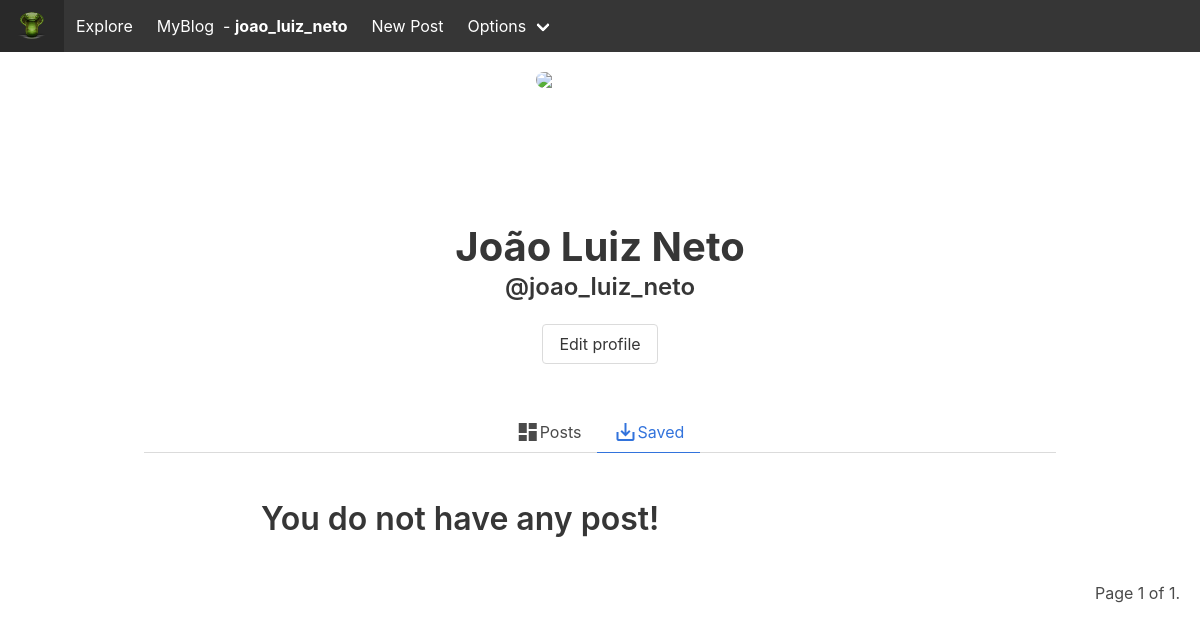
Page /joao_luiz_neto/saved (signed in) on the earlier database version.
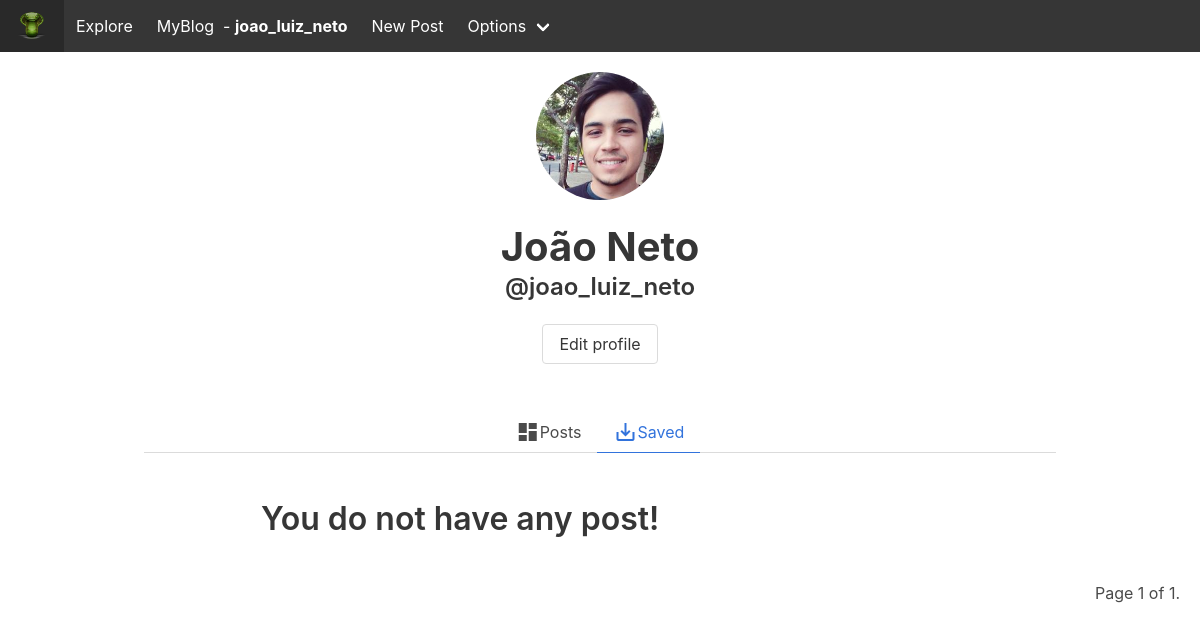
Same page on the later database version.
### authy/models.py (models this page shows, shortened)
class Profile(models.Model):
	user = models.OneToOneField(User, on_delete=models.CASCADE, related_name='profile')
	first_name = models.CharField(max_length=50, null=True, blank=True)
	last_name = models.CharField(max_length=50, null=True, blank=True)
	location = models.CharField(max_length=50, null=True, blank=True)
	url = models.CharField(max_length=80, null=True, blank=True)
	profile_info = models.TextField(max_length=150, null=True, blank=True)
	created = models.DateField(auto_now_add=True)
	favorites = models.ManyToManyField(Post)
	picture = models.ImageField(upload_to=user_directory_path, blank=True, null=True, verbose_name='Picture')

### authy/views.py (the view)
# urls.py: path('<username>/', UserProfile, name='profile'),
def UserProfile(request, username):
	user = get_object_or_404(User, username=username)
	profile = Profile.objects.get(user=user)
	url_name = resolve(request.path).url_name
	if url_name == 'profile':
		posts = Post.objects.filter(user=user).order_by('-posted')
	else:
		posts = profile.favorites.all()
	posts_count = Post.objects.filter(user=user).count()
	following_count = Follow.objects.filter(follower=user).count()
	followers_count = Follow.objects.filter(following=user).count()
	follow_status = Follow.objects.filter(following=user, follower=request.user).exists()
	paginator = Paginator(posts, 3)
	page_number = request.GET.get('page')
	posts_paginator = paginator.get_page(page_number)
	template = loader.get_template('profile.html')
	context = {
		'posts': posts_paginator,
		'profile':profile,
		'following_count':following_count,
		'followers_count':followers_count,
		'posts_count':posts_count,
		'follow_status':follow_status,
		'url_name':url_name,
	}
	return HttpResponse(template.render(context, request))

### pyblog/templates/profile.html (shortened to what the changed rows need)
{% extends 'base.html' %}
{% load static %}
{% block content %}
<br>
<nav class="level ">
  <div class="level-item has-text-centered">
    <figure class="image is-128x128">
      {% if profile.picture %}
      <img class="is-rounded" src="{{ profile.picture.url }}">
      {% else %}
      <img class="is-rounded" src="https://bulma.io/images/placeholders/256x256.png">
      {% endif %}
    </figure>
  </div>
</nav>
<article class="media has-text-centered">
  <div class="media-content">
    <div class="content">
      <h2 style="font-weight: bold;" class="title is-2">{% if profile.first_name %}{{ profile.first_name }} {{ profile.last_name }} {% endif %}</h2>
      <h3 class="subtitle is-4">@{{ profile.user }}</h3>
    </div>
  </div>
</article>
  </div>
</section>
{% endblock %}

Differences in the rows shown:
changed Profile "João": picture: picture added; last_name "Luiz Neto" → "Neto"
